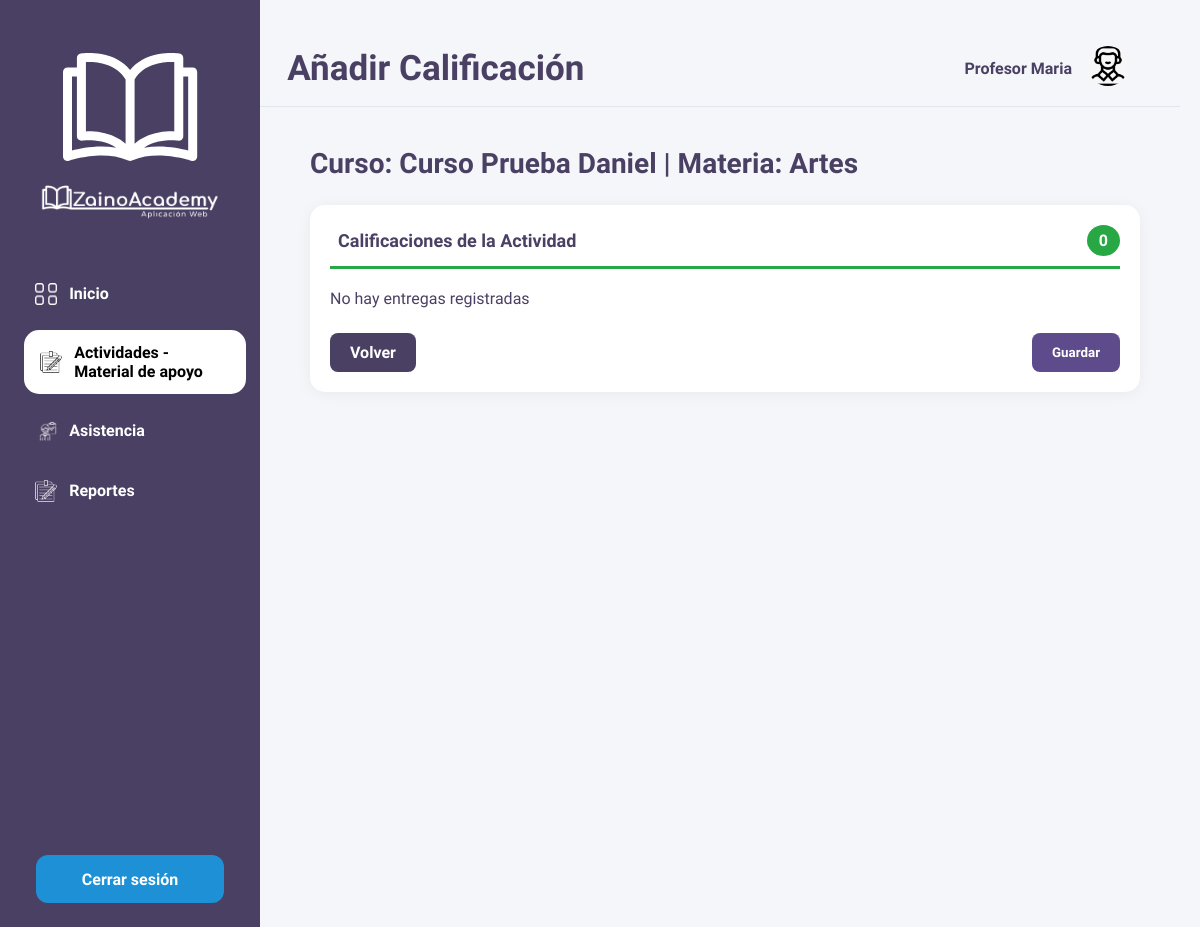
/profesores/actividades/calificaciones/3/ (signed in), run on an earlier commit of the app's database.
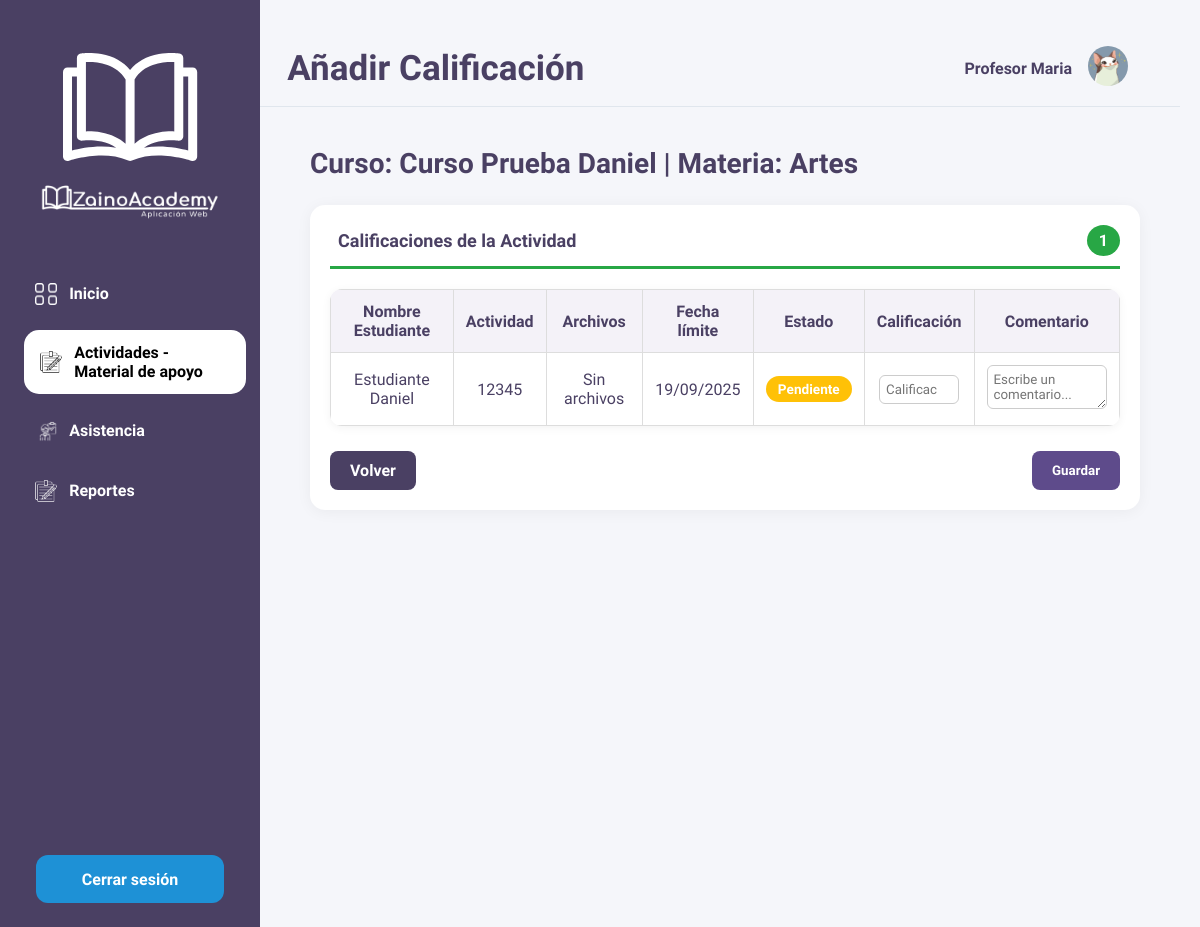
And on a later commit of the database.
### zainoAcademy_app/models.py (models this page shows, shortened)
class Usuario(models.Model):
    Us_id = models.AutoField(primary_key=True)
    Us_nombre = models.CharField(max_length=30)
    Us_contraseña = models.CharField(max_length=30)
    fecha_registro = models.DateField(auto_now_add=True)
    documento = models.CharField(max_length=30)
    GENERO_CHOICES = [
        ('masculino', 'Masculino'),
        ('femenino', 'Femenino'),
        ('otro', 'Otro'),
        ('prefiero_no_decir', 'Prefiero no decir'),
    ]
    genero = models.CharField(
        max_length=30,
        choices=GENERO_CHOICES,
        blank=False
    )
    correo = models.EmailField(unique=True, null=True, blank=True)
    foto_perfil_usuario = models.ImageField(upload_to='fotos_perfil/', null=True, blank=True)
    TipoUsuario = models.ForeignKey(TipoUsuario, on_delete=models.CASCADE)
    class Meta:
        db_table = 'usuario'

class Actividad_Entrega(models.Model):
    Act_fecha_entrega = models.DateField(auto_now_add=True)
    Act_calificacion = models.FloatField(null=True, blank=True)
    Act_comentario = models.CharField(max_length=100)
    Act = models.ForeignKey('Actividad', on_delete=models.CASCADE, related_name='entregas')
    Est = models.ForeignKey('Estudiantes', on_delete=models.CASCADE)
    class Meta:
        db_table = 'actividad_entrega'
        unique_together = ('Act', 'Est')

class Estudiantes(models.Model):
    Est_id = models.AutoField(primary_key=True)
    Est_direccion = models.CharField(max_length=100)
    GRADO_CHOICES = [
        ('transicion', 'Transición'),
        ('primero', 'Primero'),
        ('segundo', 'Segundo'),
        ('tercero', 'Tercero'),
        ('cuarto', 'Cuarto'),
        ('quinto', 'Quinto'),
        ('sexto', 'Sexto'),
        ('septimo', 'Séptimo'),
        ('octavo', 'Octavo'),
        ('noveno', 'Noveno'),
        ('decimo', 'Décimo'),
        ('once', 'Once'),
    ]
    Est_añoAcademico = models.CharField(
        max_length=30,
        choices=GRADO_CHOICES,
        verbose_name="Grado académico"
    )
    JORNADA_CHOICES = [
        ('mañana', 'Mañana'),
        ('tarde', 'Tarde'),
        ('noche', 'Noche'),
        ('completa', 'Jornada Completa'),
        ('sabatina', 'Sabatina'),
        ('dominical', 'Dominical'),
    ]
    Est_tipoJornada = models.CharField(
        max_length=30,
        choices=JORNADA_CHOICES,
        verbose_name="Tipo de jornada"
    )
    Est_enfermedad = models.CharField(max_length=30)
    EPS_CHOICES = [
        ('nueva_eps', 'Nueva EPS'),
        ('sanitas', 'Sanitas'),
        ('sura', 'Sura'),
        ('compensar', 'Compensar'),
        ('famisanar', 'Famisanar'),
        ('salud_total', 'Salud Total'),
        ('coomeva', 'Coomeva'),
        ('medimas', 'Medimás'),
        ('colsanitas', 'Colsanitas'),
        ('cafesalud', 'Cafesalud'),
        ('golden_group', 'Golden Group'),
        ('aliansalud', 'Aliansalud'),
        ('mutual_ser', 'Mutual Ser'),
        ('coosalud', 'Coosalud'),
        ('capresoca', 'Capresoca'),
        ('comfenalco', 'Comfenalco'),
        ('ecoopsos', 'Ecoopsos'),
        ('emssanar', 'Emssanar'),
        ('salud_vida', 'Salud Vida'),
        ('otra', 'Otra'),
    ]
    Est_eps = models.CharField(
        max_length=30,
        choices=EPS_CHOICES,
        verbose_name="EPS"
    )
    Est_colegioAnterior = models.CharField(max_length=30)
    Usuario_us = models.ForeignKey(Usuario, on_delete=models.CASCADE)
    class Meta:
        db_table = 'estudiantes'
    def __str__(self):
        return f"{self.Usuario_us.Us_nombre}"

class Actividad(models.Model):
    Act_id = models.AutoField(primary_key=True)
    Act_nombre = models.CharField(max_length=30)
    Act_descripcion = models.TextField()
    Act_fechaLimite = models.DateField()
    Act_Archivo_Profesor = models.FileField(upload_to='archivos/profesores/', null=True, blank=True)
    Esta_Actividad = models.ForeignKey(Estado_Actividad, on_delete=models.CASCADE)
    Bol = models.ForeignKey(Boletin, on_delete=models.CASCADE)
    class Meta:
        db_table = 'actividad'

### zainoAcademy_app/views.py (the view, shortened to what this page needs)
# urls.py: path('profesores/actividades/calificaciones/<int:act_id>/', views.actividad_profesores_calificaciones, name='actividad_profesores_calificaciones'),
def actividad_profesores_calificaciones(request, act_id):
    usuario = get_usuario_from_session(request)
    if not usuario:
        return redirect('login')
    actividad = get_object_or_404(Actividad, Act_id=act_id)
    try:
        profesor = Profesores.objects.get(Us=usuario)
    except Profesores.DoesNotExist:
        messages.error(request, "No tienes permisos de profesor.")
        return redirect('dashboard_profesores')
    entregas = Actividad_Entrega.objects.filter(Act=actividad).select_related("Est")
    for entrega in entregas:
        entrega.archivos_lista = Actividad_EntregaArchivo.objects.filter(entrega=entrega)
    estudiantes = Estudiantes.objects.filter(
        estudiante_curso__Cur=actividad.Bol.Cur
    ).distinct()
    context = {
        "actividad": actividad,
        "entregas": entregas,
        "usuario": usuario,
        "estudiantes": estudiantes,
        "curso": actividad.Bol.Cur,
        "materia": actividad.Bol.Mtr,
        "periodo_id": actividad.Bol.Per.Per_id,
    }
    return render(request, "profesores/actividades_por_curso_materia.html", context)

### zainoAcademy_app/context_processors.py (called while the page is built)
def usuario_context(request):
    usuario = None
    try:
        usuario = get_usuario_from_session(request)
    except:
        pass
    return {"usuario": usuario}

### zainoAcademy_app/views.py (called while the page is built)
def get_usuario_from_session(request):
    usuario_id = request.session.get('usuario_id')
    if usuario_id:
        try:
            return Usuario.objects.get(Us_id=usuario_id)
        except Usuario.DoesNotExist:
            return None
    return None

### zainoAcademy_app/templates/profesores/actividades_por_curso_materia.html (shortened to what the changed rows need)
{% extends "profesores/base.html" %}
{% load static %}
{% block extra_css %}
<link rel="stylesheet" href="{% static 'css/profesores/actividades_por_curso_materia.css' %}">
{% endblock %}
{% block page_title %}Añadir Calificación{% endblock %}
{% block mockUp %}
<main class="main-content">
    <div class="content">
        <h2 class="section-title">
            Curso: {{ curso.Cur_nombre }} | Materia: {{ materia.Mtr_nombre }}
        </h2>
        <div class="seccion-actividades">
            <div class="seccion-header abiertas-header">
                <h3> Calificaciones de la Actividad</h3>
                <span class="contador">{{ entregas|length }}</span>
            </div>
            <form method="post">
                {% if entregas %}
                    <table class="calificaciones-table">
                        <thead>
                            <tr>
                                <th>Nombre Estudiante</th>
                                <th>Actividad</th>
                                <th>Archivos</th>
                                <th>Fecha límite</th>
                                <th>Estado</th>
                                <th>Calificación</th>
                                <th>Comentario</th>
                            </tr>
                        </thead>
                        <tbody>
                            {% for entrega in entregas %}
                            <tr>
                                <td>{{ entrega.Est }}</td>
                                <td>{{ actividad.Act_nombre }}</td>
                                <td>
                                    {% if entrega.archivos_lista %}
                                        <ul>
                                            {% for archivo in entrega.archivos_lista %}
                                                <li>
                                                    <a href="{{ archivo.archivo.url }}" target="_blank">
                                                        Ver archivo {{ forloop.counter }}
                                                    </a>
                                                </li>
                                            {% endfor %}
                                        </ul>
                                    {% else %}
                                        <p>Sin archivos</p>
                                    {% endif %}
                                </td>
                                <td>{{ actividad.Act_fechaLimite|date:"d/m/Y" }}</td>
                                <td>
                                    {% if not entrega.archivos_lista %}
                                        <span class="estado pendiente">Pendiente</span>
                                    {% elif entrega.Act_calificacion %}
                                        <span class="estado calificada">Calificada</span>
                                    {% elif entrega.retraso %}
                                        <span class="estado retraso">Con Retraso</span>
                                    {% else %}
                                        <span class="estado entregada">Entregada</span>
                                    {% endif %}
                                </td>
                                <td>
                                    <input type="number" step="0.1" name="calificacion_{{ entrega.id }}"
                                        value="{{ entrega.Act_calificacion|default:'' }}"
                                        placeholder="Calificación" min="0" max="10"
                                        class="calificacion-input">
                                </td>
                                <td>
                                    <textarea name="comentario_{{ entrega.id }}" rows="2"
                                            placeholder="Escribe un comentario..."
                                            class="comentario-input">{{ entrega.Act_comentario }}</textarea>
                                </td>
                            </tr>
                            {% endfor %}
                        </tbody>
                    </table>
                {% else %}
                    <div class="empty-section">
                        <p> No hay entregas registradas</p>
                    </div>
                {% endif %}
            </form>
        </div>
    </div>
</main>
{% endblock %}

### zainoAcademy_app/templates/profesores/base.html (shortened to what this page needs)
<!DOCTYPE html>
{% load static %}
<html lang="es">
<head>
    <link rel="stylesheet" href="{% static 'css/profesores/dashboard_profesores.css' %}">
    {% block extra_css %}{% endblock %}
</head>
<body class="dashboard-page">
    <aside class="sidebar">
        <div class="logo">
            <a href="{% url 'dashboard_profesores' %}">
            <img src="{% static 'images/acudientes/Favicon.png' %}" alt="Logo Libro"/>
            <img src="{% static 'images/acudientes/LogoNormal-removebg-preview.png' %}" alt="Logo Zaino Academy" />
            </a>
        </div>
        <nav>
            <ul class="nav-list">
                <li><a href="{% url 'dashboard_profesores' %}" class="nav-item {% if request.resolver_match.url_name == 'dashboard_profesores' %}active{% endif %}">
                    <img src="{% static 'images/profesores/inicio.png' %}" class="nav-icon" alt="Inicio">
                    Inicio
                </a></li>
                <li><a href="{% url 'actividad_profesores_consultar' %}" class="nav-item {% if request.resolver_match.url_name in 'actividad_profesores_consultar, actividad_profesores_consultar_cursos, actividad_profesores_crear_actividad, actividad_profesores_calificaciones, actividad_profesores_lista, actividades_por_curso_materia, actividad_profesores_eliminar, actividad_profesores_editar, lista_actividades_calificar, materialApoyo_subir, materialApoyo_consultar, materialApoyo_confirmar_eliminar, materialApoyo_editar' %}active{% endif %}">
                    <img src="{% static 'images/profesores/actividades.png' %}" class="nav-icon" alt="Actividades">
                    Actividades - Material de apoyo
                </a></li>
                <li><a href="{% url 'asistencia_profesores_cursos' %}" class="nav-item ">
                    <img src="{% static 'images/profesores/asistencia.png' %}" class="nav-icon" alt="Asistencia">
                    Asistencia
                </a></li>
                <li><a href="{% url 'reportes_profesores' %}" class="nav-item {% if request.resolver_match.url_name in 'reportes_profesores, reportes_profesores_descargar' %}active{% endif %}">
                    <img src="{% static 'images/profesores/reportes.png' %}" class="nav-icon" alt="Reportes">
                    Reportes
                </a></li>
            </ul>
        </nav>
        <div class="logout-container">
            <form method="POST" action="{% url 'login' %}">
                <button type="button" class="logout-btn" onclick="openModal()">Cerrar sesión</button>
            </form>
        </div>
    </aside>
    <main class="main-content">
        <header class="page-header">
            <div class="header-container">
                <h1 class="page-title">{% block page_title %}{% endblock %}</h1>
            <div class="header-icons">
                <span class="user-name">{{ usuario.Us_nombre }}</span>
                    <a href="{% url 'ver_perfil_profesores' %}">
                        {% if usuario.foto_perfil_usuario %}
                            <img src="{{ usuario.foto_perfil_usuario.url }}" class="user-avatar" alt="Perfil">
                        {% else %}
                            <img src="{% static 'images/acudientes/perfil.png' %}" class="user-avatar" alt="Perfil">
                        {% endif %}
                    </a>
            </div>
        </header>
            {% block mockUp %}
            {% endblock %}
        </main>

What changed in the data, as far as the page shows it:
changed Usuario "Profesor Maria": foto_perfil_usuario: picture added
added Actividad_Entrega: Est "Estudiante Daniel", shows "Sin archivos", shows "Pendiente", id "Escribe un comentario..."
now on this page (row edited): Actividad: Act_nombre "12345", Act_fechaLimite "19/09/2025"
Also different on the page:
{{ entregas|length }}: "0" → "1"
text no longer shown: "No hay entregas registradas"
text now shown: "Nombre Estudiante Actividad Archivos Fecha límite Estado Calificación Comentario"
